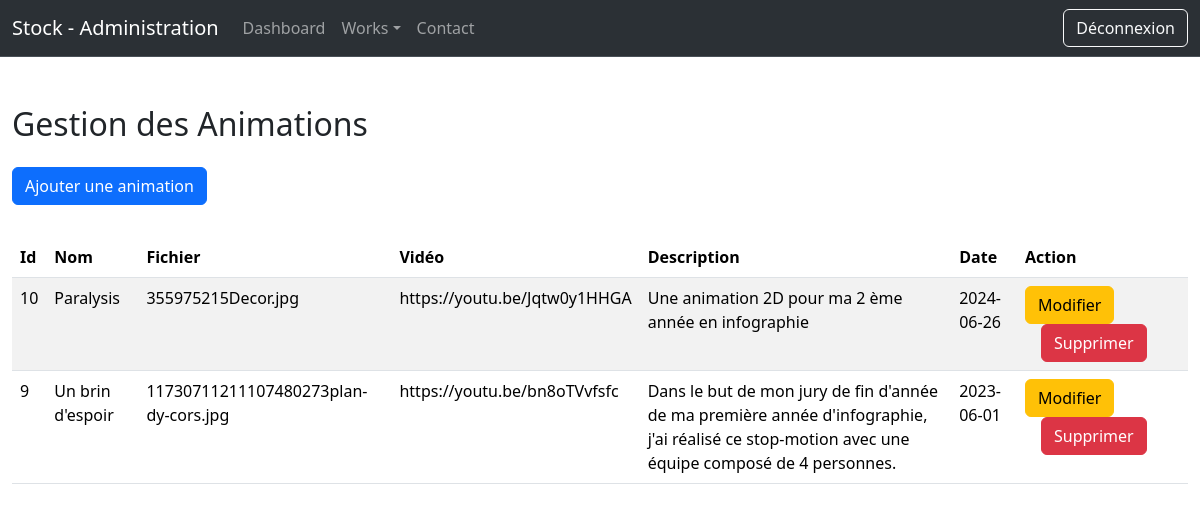
The page /admin/animation.php (signed in) on the database as committed earlier.
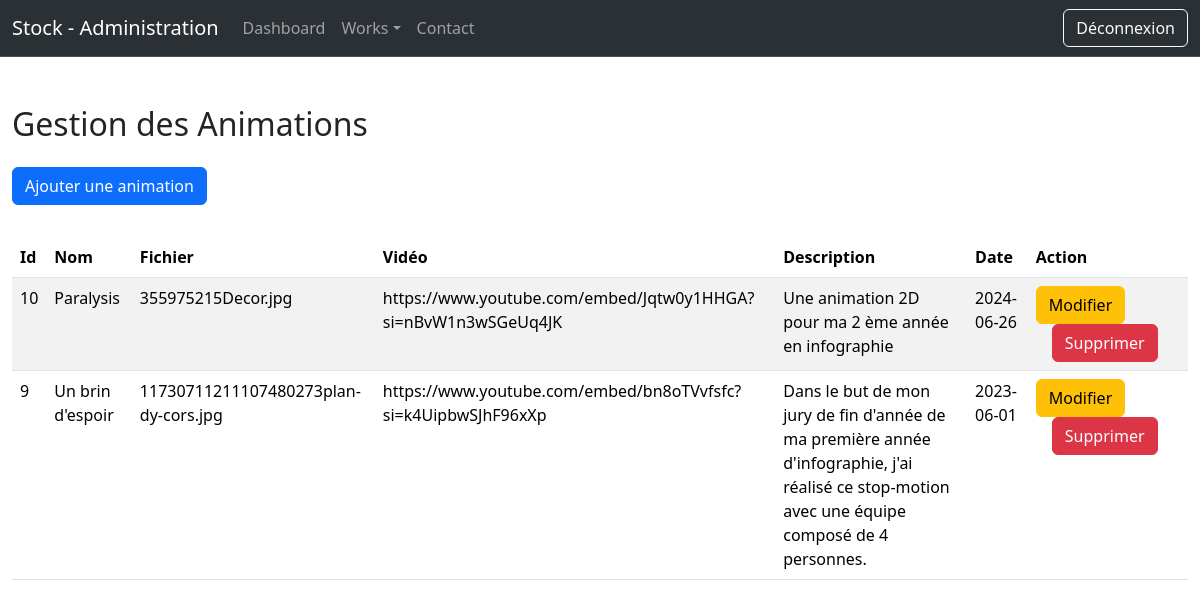
The same page on the database as committed later.
### tables this page shows
CREATE TABLE IF NOT EXISTS `animation` (
  `id` int NOT NULL AUTO_INCREMENT,
  `nom` varchar(255) NOT NULL,
  `fichier` varchar(255) NOT NULL,
  `video` varchar(255) NOT NULL,
  `description` text NOT NULL,
  `date` date NOT NULL,
  PRIMARY KEY (`id`)
);

### admin/animation.php (the view, shortened to what this page needs)
<?php
    require "../connexion.php";
?>
<!DOCTYPE html>
<html lang="en">
<head>
    <link href="https://cdn.jsdelivr.net/npm/bootstrap@5.3.2/dist/css/bootstrap.min.css" rel="stylesheet">
</head>
<body>
    <?php
        include("partials/header.php");
    ?>
    <div class="container-fluid my-5">
     <h2>Gestion des Animations</h2>
     <a href="addAnim.php" class="btn btn-primary my-3">Ajouter une animation</a>
     <table class="table table-striped my-3">
        <thead>
            <tr>
                <th>Id</th>
                <th>Nom</th>
                <th>Fichier</th>
                <th>Vidéo</th>
                <th>Description</th>
                <th>Date</th>
                <th>Action</th>
            </tr>
        </thead>
        <tbody>
            <?php
                $req = $bdd->query("SELECT * FROM animation");
                while($don = $req->fetch())
                {
                    echo "<tr>";
                        echo "<td>".$don['id']."</td>";
                        echo "<td>".$don['nom']."</td>";
                        echo "<td>".$don['fichier']."</td>";
                        echo "<td>".$don['video']."</td>";
                        echo "<td>".$don['description']."</td>";
                        echo "<td>".$don['date']."</td>";
                        echo "<td>";
                            echo "<a href='updateAnim.php?id=".$don['id']."' class='btn btn-warning'>Modifier</a>";
                            echo "<a href='animation.php?delete=".$don['id']."' class='btn btn-danger mx-3'>Supprimer</a>";
                        echo "</td>";
                    echo "</tr>";
                }
            ?>
        </tbody>
     </table>
    </div>
</body>
</html>

### admin/partials/header.php (shortened to what this page needs)
<header>
<nav class="navbar navbar-expand-lg bg-body-tertiary bg-dark border-bottom border-body" data-bs-theme="dark">
    <div class="container-fluid">
        <a class="navbar-brand"  href="#">Stock - Administration</a>
        <div class="collapse navbar-collapse" id="navbarNav navbarNavDropdown">
            <ul class="navbar-nav">
                <li class="nav-item">
                    <a class="nav-link" aria-current="page" href="dashboard.php">Dashboard</a>
                </li>
                <li class="nav-item dropdown">
                     <a class="nav-link dropdown-toggle" href="#" role="button" data-bs-toggle="dropdown" aria-expanded="false">Works</a>
                </li>
                <li class="nav-item">
                    <a class="nav-link" href="contact.php">Contact</a>
                </li>
            </ul>
            <ul class="ms-auto navbar-nav">
                <li class="nav-item"><a class="btn btn-outline-light" href="dashboard.php?deco=ok">Déconnexion</a></li>
            </ul>
        </div>
    </div>
</nav>
</header>

Rows that differ between the two databases and show on the page:
changed animation "Paralysis": video "https://youtu.be/Jqtw0y1HHGA" → "https://www.youtube.com/embed/Jqtw0y1HHGA?si=nBvW1n3wSGeUq4JK"
changed animation "Un brin d'espoir": video "https://youtu.be/bn8oTVvfsfc" → "https://www.youtube.com/embed/bn8oTVvfsfc?si=k4UipbwSJhF96xXp"
